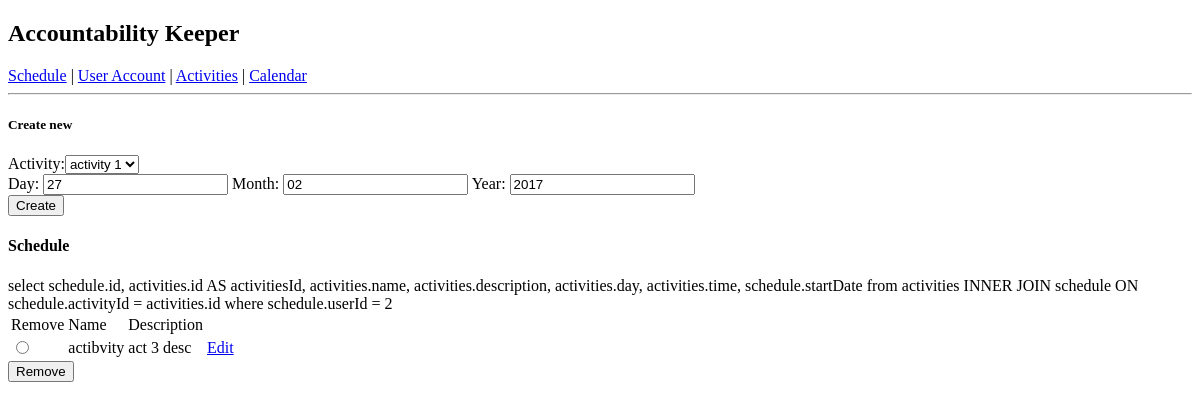
/ (signed in), run on an earlier commit of the app's database.
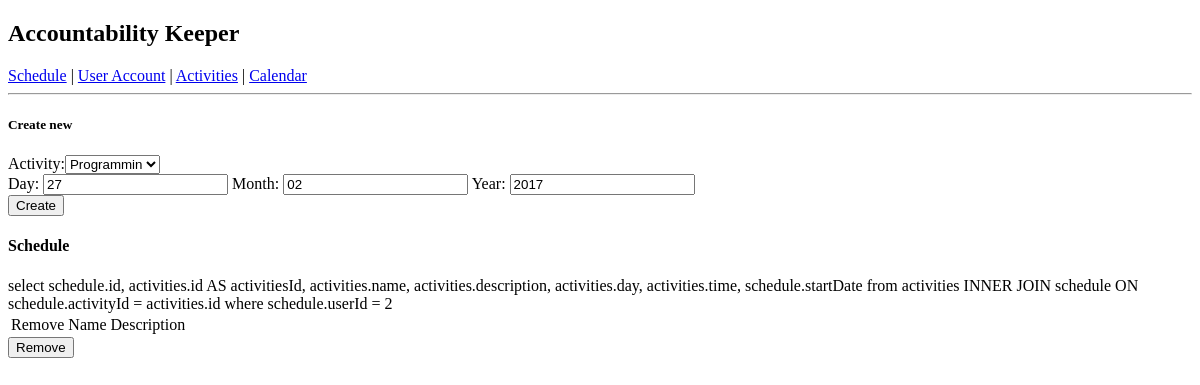
And on a later commit of the database.
### tables this page shows
CREATE TABLE IF NOT EXISTS `schedule` (
`id` int(11) NOT NULL,
  `activityId` int(11) NOT NULL,
  `userId` int(11) NOT NULL,
  `startDate` date DEFAULT NULL
);

CREATE TABLE IF NOT EXISTS `activities` (
`id` int(11) NOT NULL,
  `name` varchar(10) NOT NULL,
  `description` text,
  `time` time DEFAULT NULL,
  `day` varchar(10) DEFAULT NULL
);

### index.php (called while the page is built)
<?php
	include 'schedule.php';
?>

### schedule.php (the view, shortened to what this page needs)
<?php
	$editting = false;
	$activityId = "";
	$tempCurrentDate = getdate();
	$startDate = $tempCurrentDate['year'].'-'.$tempCurrentDate['mon'].'-'.$tempCurrentDate['mday'];
?>
<h5>Create new</h5>
<form method="post" name="scheduleForm">
	Activity:<select name="activityId">
		<?php
			$result = db_getListOfActivities();
			foreach ($result as $row) {
				echo "<option value=\"".$row['id']."\"";
				if($row['id'] == $activityId) {
					echo ' selected ';
				}
				echo ">".$row['name']."</option>";
			}
		?>
	</select>
	<br/>
	<?php
		$newDate = new DateTime($startDate);
		$day = $newDate->format('d');
		$month = $newDate->format('m');
		$year = $newDate->format('Y');
	?>
	Day: <input type="number" name="day" value="<?php echo $day; ?>">
	Month: <input type="number" name="month" value="<?php echo $month; ?>">
	Year: <input type="number" name="year" value="<?php echo $year; ?>">
	<br/>
	<?php
		if ($editting) {
			echo '<input type="submit" name="updateAction" value="Update">';
		} else {
			echo '<input type="submit" name="createAction" value="Create">';
		}
	?>
</form>
<h4>Schedule</h4>
<?php
	getUserSchedule($_SESSION['userId']);
		?>

### helper.php (shortened to what this page needs)
<?php
	include 'database.php';
	function getUserSchedule($userId) {
		$result = db_getUserSchedule($userId);
		echo '<form method="post" name="scheduleForm">';
		echo '<table>';
  	echo '<tr><td>Remove</td><td>Name</td><td>Description</td></tr>';
  	if ($result != FALSE) {
			foreach($result as $row) {
				echo "<tr><td><input type=\"radio\" name=\"rowSelRadio\" value=\"" . $row['id'] . "\"></td><td>" . $row["name"] . "</td><td>" . $row["description"] . "<td><a href=\"?edit&id=" . $row['id'] . "\">Edit</a></td></tr>";
			}
  	}
  	echo '</table>';
  	echo '<button name="removeAction">Remove</button>';
  	echo '</form>';
	}
?>

What changed in the data, as far as the page shows it:
removed schedule: activityId.name "actibvity", activityId.description "act 3 desc"
Also different on the page:
form field activityId: "activity 1" → "Programmin"
